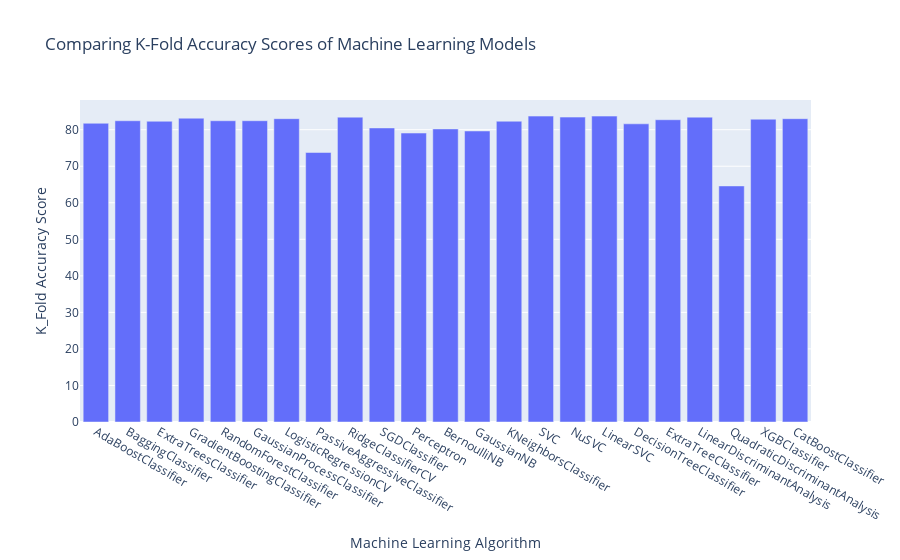

Notebook code for this chart:
### Code cell
fig = go.Figure()
fig.add_trace(go.Bar(
    x = MLA_compare["MLA Name"],
    y = MLA_compare["K-Fold Accuracy"],
))
fig.update_layout(
  title="Comparing K-Fold Accuracy Scores of Machine Learning Models",
  xaxis_title="Machine Learning Algorithm",
  yaxis_title="K_Fold Accuracy Score"
)

### Figure 1 — Plotly figure (JSON) as saved in the notebook; plotly's stock layout.template omitted (floating-point values rounded to 4 significant figures)
{"data": [{"type": "bar", "x": ["AdaBoostClassifier", "BaggingClassifier", "ExtraTreesClassifier", "GradientBoostingClassifier", "RandomForestClassifier", "GaussianProcessClassifier", "LogisticRegressionCV", "PassiveAggressiveClassifier", "RidgeClassifierCV", "SGDClassifier", "Perceptron", "BernoulliNB", "GaussianNB", "KNeighborsClassifier", "SVC", "NuSVC", "LinearSVC", "DecisionTreeClassifier", "ExtraTreeClassifier", "LinearDiscriminantAnalysis", "QuadraticDiscriminantAnalysis", "XGBClassifier", "CatBoostClassifier"], "y": [81.76, 82.45, 82.31, 83.16, 82.45, 82.46, 83.02, 73.77, 83.44, 80.48, 79.08, 80.21, 79.65, 82.32, 83.72, 83.44, 83.72, 81.61, 82.73, 83.44, 64.61, 82.88, 83.02]}], "layout": {"title": {"text": "Comparing K-Fold Accuracy Scores of Machine Learning Models"}, "xaxis": {"title": {"text": "Machine Learning Algorithm"}}, "yaxis": {"title": {"text": "K_Fold Accuracy Score"}}}}
